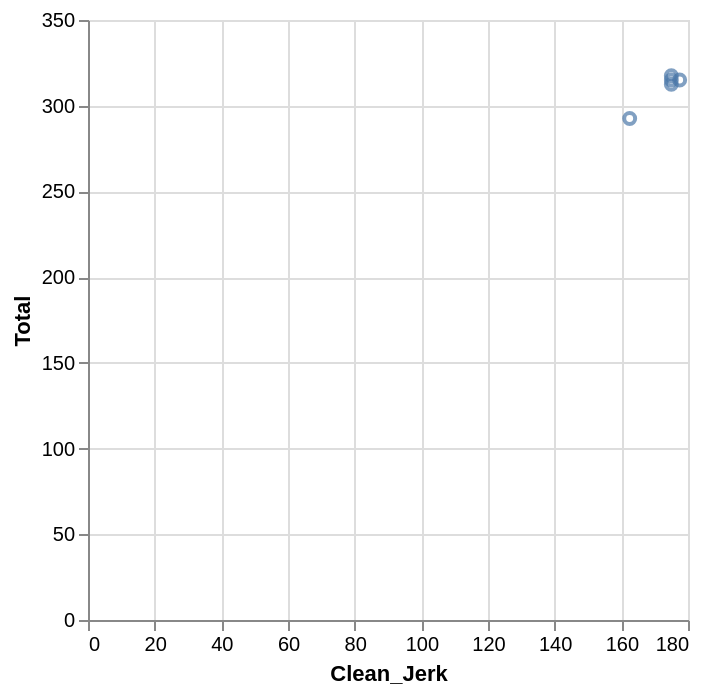

Vega-Lite specification for this chart:
### Vega-Lite specification from a JSON file in a GitHub repository (floating-point values rounded to 4 significant figures)
{"data": {"values": [{"x_data": 175, "y_data": 317.5}, {"x_data": 177.5, "y_data": 315}, {"x_data": 175, "y_data": 315}, {"x_data": 175, "y_data": 312.5}, {"x_data": 162.5, "y_data": 292.5}]}, "mark": "point", "encoding": {"x": {"field": "x_data", "type": "quantitative", "title": "Clean_Jerk"}, "y": {"field": "y_data", "type": "quantitative", "title": "Total"}}}
